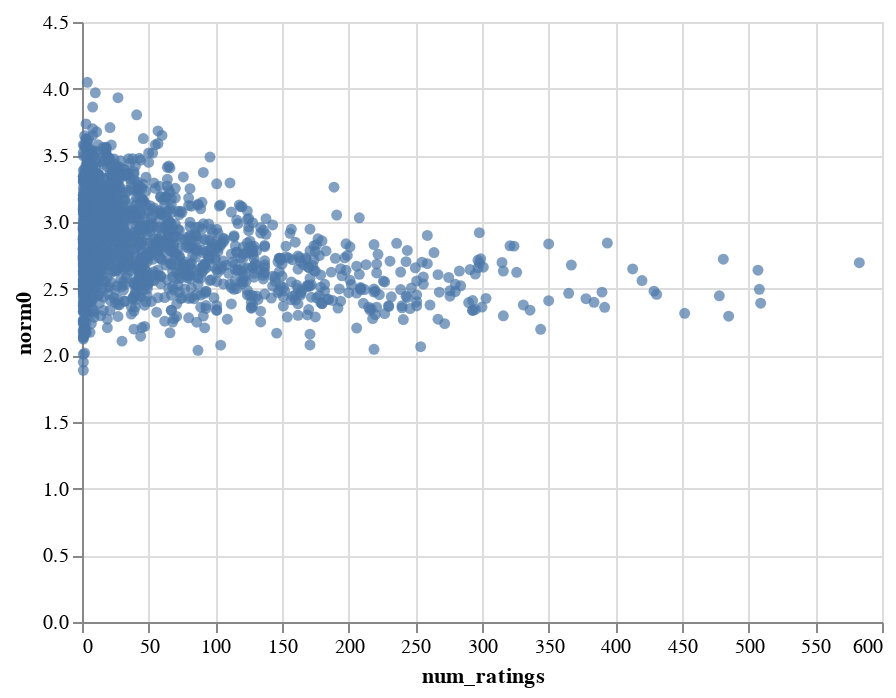

The notebook cell saved with this chart:
### Code cell
movie_embedding_norm(model)

### Figure 1 — Vega-Lite specification as saved in the notebook (floating-point values rounded to 4 significant figures; data arrays with more than 128 entries replaced by an {"elided": "..."} marker saying what was removed)
{"config": {"view": {"continuousWidth": 400, "continuousHeight": 300}}, "hconcat": [{"layer": [{"mark": "circle", "encoding": {"color": {"condition": {"value": "#4c78a8", "selection": "selector005"}, "value": "lightgray"}, "x": {"type": "quantitative", "field": "num_ratings"}, "y": {"type": "quantitative", "field": "norm0"}}, "selection": {"selector006": {"type": "single", "encodings": ["x", "y"], "on": "mouseover", "nearest": true, "empty": "none"}, "selector005": {"type": "interval"}}}, {"mark": {"type": "text", "align": "center", "dx": 5, "dy": -5}, "encoding": {"text": {"condition": {"type": "nominal", "field": "title", "selection": "selector006"}, "value": ""}, "x": {"type": "quantitative", "field": "num_ratings"}, "y": {"type": "quantitative", "field": "norm0"}}}]}], "data": {"name": "data-d26f47f692f4d343b0b97219640914e9"}, "$schema": "https://vega.github.io/schema/vega-lite/v4.8.1.json", "datasets": {"data-d26f47f692f4d343b0b97219640914e9": {"elided": "1682 records"}}}
